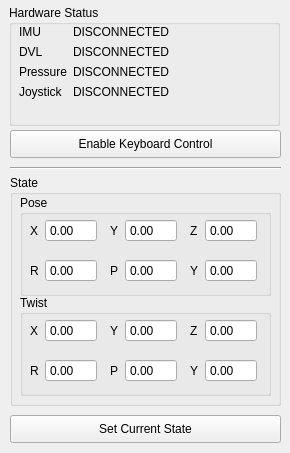
<?xml version="1.0" encoding="UTF-8"?>
<ui version="4.0">
 <class>SensorWidget</class>
 <widget class="QWidget" name="SensorWidget">
  <property name="geometry">
   <rect>
    <x>0</x>
    <y>0</y>
    <width>290</width>
    <height>453</height>
   </rect>
  </property>
  <property name="windowTitle">
   <string>Form</string>
  </property>
  <widget class="QPushButton" name="set_state_button">
   <property name="geometry">
    <rect>
     <x>10</x>
     <y>415</y>
     <width>271</width>
     <height>28</height>
    </rect>
   </property>
   <property name="text">
    <string>Set Current State</string>
   </property>
  </widget>
  <widget class="QGroupBox" name="state_box">
   <property name="geometry">
    <rect>
     <x>10</x>
     <y>175</y>
     <width>271</width>
     <height>231</height>
    </rect>
   </property>
   <property name="title">
    <string>State</string>
   </property>
   <widget class="QGroupBox" name="groupBox_2">
    <property name="geometry">
     <rect>
      <x>10</x>
      <y>20</y>
      <width>251</width>
      <height>101</height>
     </rect>
    </property>
    <property name="title">
     <string>Pose</string>
    </property>
    <widget class="QWidget" name="layoutWidget">
     <property name="geometry">
      <rect>
       <x>10</x>
       <y>20</y>
       <width>67</width>
       <height>31</height>
      </rect>
     </property>
     <layout class="QGridLayout" name="gridLayout">
      <item row="0" column="1">
       <widget class="QDoubleSpinBox" name="x_pose">
        <property name="sizePolicy">
         <sizepolicy hsizetype="Fixed" vsizetype="Fixed">
          <horstretch>0</horstretch>
          <verstretch>0</verstretch>
         </sizepolicy>
        </property>
        <property name="readOnly">
         <bool>true</bool>
        </property>
        <property name="buttonSymbols">
         <enum>QAbstractSpinBox::NoButtons</enum>
        </property>
        <property name="minimum">
         <double>-100.000000000000000</double>
        </property>
        <property name="maximum">
         <double>100.000000000000000</double>
        </property>
       </widget>
      </item>
      <item row="0" column="0">
       <widget class="QLabel" name="x_pose_label">
        <property name="sizePolicy">
         <sizepolicy hsizetype="Minimum" vsizetype="Preferred">
          <horstretch>0</horstretch>
          <verstretch>0</verstretch>
         </sizepolicy>
        </property>
        <property name="text">
         <string>X</string>
        </property>
       </widget>
      </item>
     </layout>
    </widget>
    <widget class="QWidget" name="layoutWidget">
     <property name="geometry">
      <rect>
       <x>10</x>
       <y>60</y>
       <width>67</width>
       <height>31</height>
      </rect>
     </property>
     <layout class="QGridLayout" name="gridLayout_4">
      <item row="0" column="1">
       <widget class="QDoubleSpinBox" name="roll_pose">
        <property name="sizePolicy">
         <sizepolicy hsizetype="Fixed" vsizetype="Fixed">
          <horstretch>0</horstretch>
          <verstretch>0</verstretch>
         </sizepolicy>
        </property>
        <property name="readOnly">
         <bool>true</bool>
        </property>
        <property name="buttonSymbols">
         <enum>QAbstractSpinBox::NoButtons</enum>
        </property>
        <property name="minimum">
         <double>-360.000000000000000</double>
        </property>
        <property name="maximum">
         <double>360.000000000000000</double>
        </property>
       </widget>
      </item>
      <item row="0" column="0">
       <widget class="QLabel" name="roll_pose_label">
        <property name="sizePolicy">
         <sizepolicy hsizetype="Minimum" vsizetype="Preferred">
          <horstretch>0</horstretch>
          <verstretch>0</verstretch>
         </sizepolicy>
        </property>
        <property name="text">
         <string>R</string>
        </property>
       </widget>
      </item>
     </layout>
    </widget>
    <widget class="QWidget" name="layoutWidget_3">
     <property name="geometry">
      <rect>
       <x>90</x>
       <y>20</y>
       <width>67</width>
       <height>31</height>
      </rect>
     </property>
     <layout class="QGridLayout" name="gridLayout_2">
      <item row="0" column="1">
       <widget class="QDoubleSpinBox" name="y_pose">
        <property name="sizePolicy">
         <sizepolicy hsizetype="Fixed" vsizetype="Fixed">
          <horstretch>0</horstretch>
          <verstretch>0</verstretch>
         </sizepolicy>
        </property>
        <property name="readOnly">
         <bool>true</bool>
        </property>
        <property name="buttonSymbols">
         <enum>QAbstractSpinBox::NoButtons</enum>
        </property>
        <property name="minimum">
         <double>-100.000000000000000</double>
        </property>
        <property name="maximum">
         <double>100.000000000000000</double>
        </property>
       </widget>
      </item>
      <item row="0" column="0">
       <widget class="QLabel" name="y_pose_label">
        <property name="sizePolicy">
         <sizepolicy hsizetype="Minimum" vsizetype="Preferred">
          <horstretch>0</horstretch>
          <verstretch>0</verstretch>
         </sizepolicy>
        </property>
        <property name="text">
         <string>Y</string>
        </property>
       </widget>
      </item>
     </layout>
    </widget>
    <widget class="QWidget" name="layoutWidget_4">
     <property name="geometry">
      <rect>
       <x>170</x>
       <y>20</y>
       <width>67</width>
       <height>31</height>
      </rect>
     </property>
     <layout class="QGridLayout" name="gridLayout_3">
      <item row="0" column="1">
       <widget class="QDoubleSpinBox" name="z_pose">
        <property name="sizePolicy">
         <sizepolicy hsizetype="Fixed" vsizetype="Fixed">
          <horstretch>0</horstretch>
          <verstretch>0</verstretch>
         </sizepolicy>
        </property>
        <property name="readOnly">
         <bool>true</bool>
        </property>
        <property name="buttonSymbols">
         <enum>QAbstractSpinBox::NoButtons</enum>
        </property>
        <property name="minimum">
         <double>-100.000000000000000</double>
        </property>
        <property name="maximum">
         <double>100.000000000000000</double>
        </property>
       </widget>
      </item>
      <item row="0" column="0">
       <widget class="QLabel" name="z_pose_label">
        <property name="sizePolicy">
         <sizepolicy hsizetype="Minimum" vsizetype="Preferred">
          <horstretch>0</horstretch>
          <verstretch>0</verstretch>
         </sizepolicy>
        </property>
        <property name="text">
         <string>Z</string>
        </property>
       </widget>
      </item>
     </layout>
    </widget>
    <widget class="QWidget" name="layoutWidget_6">
     <property name="geometry">
      <rect>
       <x>90</x>
       <y>60</y>
       <width>67</width>
       <height>31</height>
      </rect>
     </property>
     <layout class="QGridLayout" name="gridLayout_13">
      <item row="0" column="1">
       <widget class="QDoubleSpinBox" name="pitch_pose">
        <property name="sizePolicy">
         <sizepolicy hsizetype="Fixed" vsizetype="Fixed">
          <horstretch>0</horstretch>
          <verstretch>0</verstretch>
         </sizepolicy>
        </property>
        <property name="readOnly">
         <bool>true</bool>
        </property>
        <property name="buttonSymbols">
         <enum>QAbstractSpinBox::NoButtons</enum>
        </property>
        <property name="minimum">
         <double>-360.000000000000000</double>
        </property>
        <property name="maximum">
         <double>360.000000000000000</double>
        </property>
       </widget>
      </item>
      <item row="0" column="0">
       <widget class="QLabel" name="pitch_pose_label">
        <property name="sizePolicy">
         <sizepolicy hsizetype="Minimum" vsizetype="Preferred">
          <horstretch>0</horstretch>
          <verstretch>0</verstretch>
         </sizepolicy>
        </property>
        <property name="text">
         <string>P</string>
        </property>
       </widget>
      </item>
     </layout>
    </widget>
    <widget class="QWidget" name="layoutWidget_5">
     <property name="geometry">
      <rect>
       <x>170</x>
       <y>60</y>
       <width>67</width>
       <height>31</height>
      </rect>
     </property>
     <layout class="QGridLayout" name="gridLayout_5">
      <item row="0" column="1">
       <widget class="QDoubleSpinBox" name="yaw_pose">
        <property name="sizePolicy">
         <sizepolicy hsizetype="Fixed" vsizetype="Fixed">
          <horstretch>0</horstretch>
          <verstretch>0</verstretch>
         </sizepolicy>
        </property>
        <property name="readOnly">
         <bool>true</bool>
        </property>
        <property name="buttonSymbols">
         <enum>QAbstractSpinBox::NoButtons</enum>
        </property>
        <property name="minimum">
         <double>-360.000000000000000</double>
        </property>
        <property name="maximum">
         <double>360.000000000000000</double>
        </property>
       </widget>
      </item>
      <item row="0" column="0">
       <widget class="QLabel" name="yaw_pose_label">
        <property name="sizePolicy">
         <sizepolicy hsizetype="Minimum" vsizetype="Preferred">
          <horstretch>0</horstretch>
          <verstretch>0</verstretch>
         </sizepolicy>
        </property>
        <property name="text">
         <string>Y</string>
        </property>
       </widget>
      </item>
     </layout>
    </widget>
   </widget>
   <widget class="QGroupBox" name="groupBox_5">
    <property name="geometry">
     <rect>
      <x>10</x>
      <y>120</y>
      <width>251</width>
      <height>101</height>
     </rect>
    </property>
    <property name="title">
     <string>Twist</string>
    </property>
    <widget class="QWidget" name="layoutWidget">
     <property name="geometry">
      <rect>
       <x>10</x>
       <y>20</y>
       <width>67</width>
       <height>31</height>
      </rect>
     </property>
     <layout class="QGridLayout" name="gridLayout_6">
      <item row="0" column="1">
       <widget class="QDoubleSpinBox" name="x_twist">
        <property name="sizePolicy">
         <sizepolicy hsizetype="Fixed" vsizetype="Fixed">
          <horstretch>0</horstretch>
          <verstretch>0</verstretch>
         </sizepolicy>
        </property>
        <property name="readOnly">
         <bool>true</bool>
        </property>
        <property name="buttonSymbols">
         <enum>QAbstractSpinBox::NoButtons</enum>
        </property>
        <property name="minimum">
         <double>-100.000000000000000</double>
        </property>
        <property name="maximum">
         <double>100.000000000000000</double>
        </property>
       </widget>
      </item>
      <item row="0" column="0">
       <widget class="QLabel" name="x_twist_label">
        <property name="sizePolicy">
         <sizepolicy hsizetype="Minimum" vsizetype="Preferred">
          <horstretch>0</horstretch>
          <verstretch>0</verstretch>
         </sizepolicy>
        </property>
        <property name="text">
         <string>X</string>
        </property>
       </widget>
      </item>
     </layout>
    </widget>
    <widget class="QWidget" name="layoutWidget_7">
     <property name="geometry">
      <rect>
       <x>10</x>
       <y>60</y>
       <width>67</width>
       <height>31</height>
      </rect>
     </property>
     <layout class="QGridLayout" name="gridLayout_14">
      <item row="0" column="1">
       <widget class="QDoubleSpinBox" name="roll_twist">
        <property name="sizePolicy">
         <sizepolicy hsizetype="Fixed" vsizetype="Fixed">
          <horstretch>0</horstretch>
          <verstretch>0</verstretch>
         </sizepolicy>
        </property>
        <property name="readOnly">
         <bool>true</bool>
        </property>
        <property name="buttonSymbols">
         <enum>QAbstractSpinBox::NoButtons</enum>
        </property>
        <property name="minimum">
         <double>-360.000000000000000</double>
        </property>
        <property name="maximum">
         <double>360.000000000000000</double>
        </property>
       </widget>
      </item>
      <item row="0" column="0">
       <widget class="QLabel" name="roll_twist_label">
        <property name="sizePolicy">
         <sizepolicy hsizetype="Minimum" vsizetype="Preferred">
          <horstretch>0</horstretch>
          <verstretch>0</verstretch>
         </sizepolicy>
        </property>
        <property name="text">
         <string>R</string>
        </property>
       </widget>
      </item>
     </layout>
    </widget>
    <widget class="QWidget" name="layoutWidget_8">
     <property name="geometry">
      <rect>
       <x>90</x>
       <y>20</y>
       <width>67</width>
       <height>31</height>
      </rect>
     </property>
     <layout class="QGridLayout" name="gridLayout_15">
      <item row="0" column="1">
       <widget class="QDoubleSpinBox" name="y_twist">
        <property name="sizePolicy">
         <sizepolicy hsizetype="Fixed" vsizetype="Fixed">
          <horstretch>0</horstretch>
          <verstretch>0</verstretch>
         </sizepolicy>
        </property>
        <property name="readOnly">
         <bool>true</bool>
        </property>
        <property name="buttonSymbols">
         <enum>QAbstractSpinBox::NoButtons</enum>
        </property>
        <property name="minimum">
         <double>-100.000000000000000</double>
        </property>
        <property name="maximum">
         <double>100.000000000000000</double>
        </property>
       </widget>
      </item>
      <item row="0" column="0">
       <widget class="QLabel" name="y_twist_label">
        <property name="sizePolicy">
         <sizepolicy hsizetype="Minimum" vsizetype="Preferred">
          <horstretch>0</horstretch>
          <verstretch>0</verstretch>
         </sizepolicy>
        </property>
        <property name="text">
         <string>Y</string>
        </property>
       </widget>
      </item>
     </layout>
    </widget>
    <widget class="QWidget" name="layoutWidget_9">
     <property name="geometry">
      <rect>
       <x>170</x>
       <y>20</y>
       <width>67</width>
       <height>31</height>
      </rect>
     </property>
     <layout class="QGridLayout" name="gridLayout_16">
      <item row="0" column="1">
       <widget class="QDoubleSpinBox" name="z_twist">
        <property name="sizePolicy">
         <sizepolicy hsizetype="Fixed" vsizetype="Fixed">
          <horstretch>0</horstretch>
          <verstretch>0</verstretch>
         </sizepolicy>
        </property>
        <property name="readOnly">
         <bool>true</bool>
        </property>
        <property name="buttonSymbols">
         <enum>QAbstractSpinBox::NoButtons</enum>
        </property>
        <property name="minimum">
         <double>-100.000000000000000</double>
        </property>
        <property name="maximum">
         <double>100.000000000000000</double>
        </property>
       </widget>
      </item>
      <item row="0" column="0">
       <widget class="QLabel" name="z_twist_label">
        <property name="sizePolicy">
         <sizepolicy hsizetype="Minimum" vsizetype="Preferred">
          <horstretch>0</horstretch>
          <verstretch>0</verstretch>
         </sizepolicy>
        </property>
        <property name="text">
         <string>Z</string>
        </property>
       </widget>
      </item>
     </layout>
    </widget>
    <widget class="QWidget" name="layoutWidget_10">
     <property name="geometry">
      <rect>
       <x>90</x>
       <y>60</y>
       <width>67</width>
       <height>31</height>
      </rect>
     </property>
     <layout class="QGridLayout" name="gridLayout_17">
      <item row="0" column="1">
       <widget class="QDoubleSpinBox" name="pitch_twist">
        <property name="sizePolicy">
         <sizepolicy hsizetype="Fixed" vsizetype="Fixed">
          <horstretch>0</horstretch>
          <verstretch>0</verstretch>
         </sizepolicy>
        </property>
        <property name="readOnly">
         <bool>true</bool>
        </property>
        <property name="buttonSymbols">
         <enum>QAbstractSpinBox::NoButtons</enum>
        </property>
        <property name="minimum">
         <double>-360.000000000000000</double>
        </property>
        <property name="maximum">
         <double>360.000000000000000</double>
        </property>
       </widget>
      </item>
      <item row="0" column="0">
       <widget class="QLabel" name="pitch_twist_label">
        <property name="sizePolicy">
         <sizepolicy hsizetype="Minimum" vsizetype="Preferred">
          <horstretch>0</horstretch>
          <verstretch>0</verstretch>
         </sizepolicy>
        </property>
        <property name="text">
         <string>P</string>
        </property>
       </widget>
      </item>
     </layout>
    </widget>
    <widget class="QWidget" name="layoutWidget_11">
     <property name="geometry">
      <rect>
       <x>170</x>
       <y>60</y>
       <width>67</width>
       <height>31</height>
      </rect>
     </property>
     <layout class="QGridLayout" name="gridLayout_18">
      <item row="0" column="1">
       <widget class="QDoubleSpinBox" name="yaw_twist">
        <property name="sizePolicy">
         <sizepolicy hsizetype="Fixed" vsizetype="Fixed">
          <horstretch>0</horstretch>
          <verstretch>0</verstretch>
         </sizepolicy>
        </property>
        <property name="readOnly">
         <bool>true</bool>
        </property>
        <property name="buttonSymbols">
         <enum>QAbstractSpinBox::NoButtons</enum>
        </property>
        <property name="minimum">
         <double>-360.000000000000000</double>
        </property>
        <property name="maximum">
         <double>360.000000000000000</double>
        </property>
       </widget>
      </item>
      <item row="0" column="0">
       <widget class="QLabel" name="yaw_twsit_label">
        <property name="sizePolicy">
         <sizepolicy hsizetype="Minimum" vsizetype="Preferred">
          <horstretch>0</horstretch>
          <verstretch>0</verstretch>
         </sizepolicy>
        </property>
        <property name="text">
         <string>Y</string>
        </property>
       </widget>
      </item>
     </layout>
    </widget>
   </widget>
  </widget>
  <widget class="QGroupBox" name="groupBox_4">
   <property name="geometry">
    <rect>
     <x>9</x>
     <y>5</y>
     <width>271</width>
     <height>121</height>
    </rect>
   </property>
   <property name="title">
    <string>Hardware Status</string>
   </property>
   <widget class="QWidget" name="formLayoutWidget">
    <property name="geometry">
     <rect>
      <x>10</x>
      <y>20</y>
      <width>161</width>
      <height>91</height>
     </rect>
    </property>
    <layout class="QFormLayout" name="formLayout">
     <item row="0" column="0">
      <widget class="QLabel" name="label">
       <property name="text">
        <string>IMU</string>
       </property>
      </widget>
     </item>
     <item row="1" column="0">
      <widget class="QLabel" name="label_2">
       <property name="text">
        <string>DVL</string>
       </property>
      </widget>
     </item>
     <item row="2" column="0">
      <widget class="QLabel" name="label_3">
       <property name="text">
        <string>Pressure</string>
       </property>
      </widget>
     </item>
     <item row="3" column="0">
      <widget class="QLabel" name="label_4">
       <property name="text">
        <string>Joystick</string>
       </property>
      </widget>
     </item>
     <item row="0" column="1">
      <widget class="QLabel" name="imu_status">
       <property name="text">
        <string>DISCONNECTED</string>
       </property>
      </widget>
     </item>
     <item row="1" column="1">
      <widget class="QLabel" name="dvl_status">
       <property name="text">
        <string>DISCONNECTED</string>
       </property>
      </widget>
     </item>
     <item row="2" column="1">
      <widget class="QLabel" name="pressure_status">
       <property name="text">
        <string>DISCONNECTED</string>
       </property>
      </widget>
     </item>
     <item row="3" column="1">
      <widget class="QLabel" name="joystick_status">
       <property name="text">
        <string>DISCONNECTED</string>
       </property>
      </widget>
     </item>
    </layout>
   </widget>
  </widget>
  <widget class="Line" name="line">
   <property name="geometry">
    <rect>
     <x>10</x>
     <y>160</y>
     <width>271</width>
     <height>16</height>
    </rect>
   </property>
   <property name="orientation">
    <enum>Qt::Horizontal</enum>
   </property>
  </widget>
  <widget class="QPushButton" name="enable_keyboard_button">
   <property name="geometry">
    <rect>
     <x>10</x>
     <y>130</y>
     <width>271</width>
     <height>28</height>
    </rect>
   </property>
   <property name="text">
    <string>Enable Keyboard Control</string>
   </property>
  </widget>
 </widget>
 <resources/>
 <connections/>
</ui>
